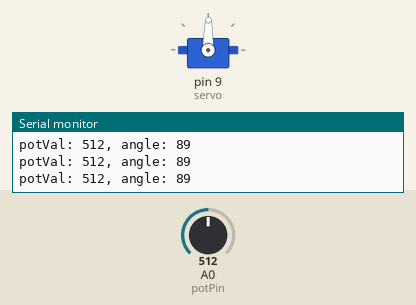
Recording of a sketch running on a simulated Arduino Uno, built with avr-gcc and run on an emulated ATmega328P. Shown: servo, the last lines printed to the serial monitor. The test bench sets the inputs (shaded band); at power-on: A0 (potPin) = 512.

Above: at 1.2 s.
1.3 s: A0 (potPin) set to 558
At 2.3 s:
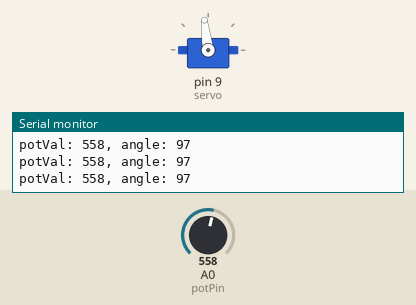
4.3 s: A0 (potPin) set to 578
At 5.5 s:
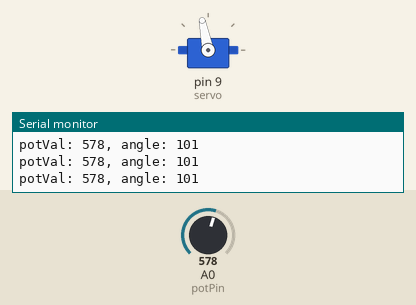
5.8 s: A0 (potPin) set to 306
At 7.0 s:
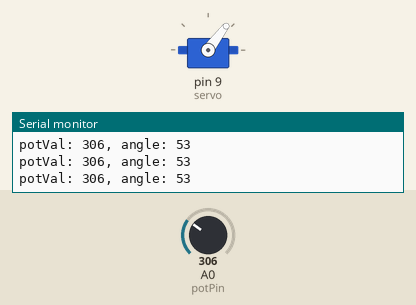
7.3 s: A0 (potPin) set to 716
At 8.1 s:
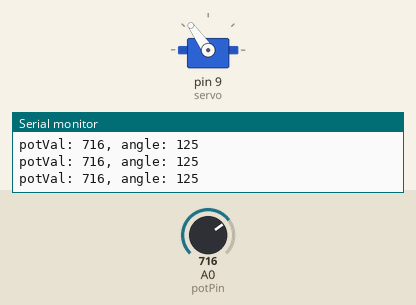
8.8 s: A0 (potPin) set to 0
At 9.7 s:
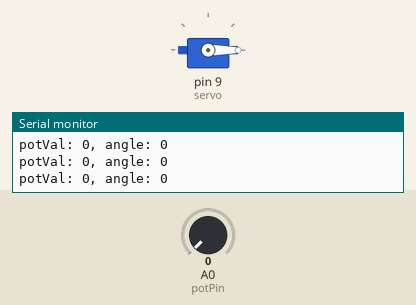
10.3 s: A0 (potPin) set to 8
At 11.1 s:
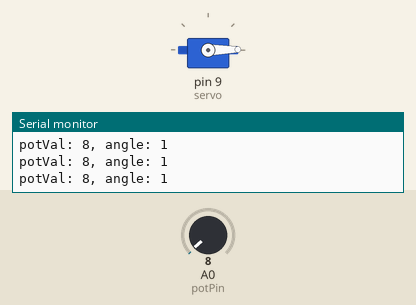
13.3 s: A0 (potPin) set to 11
Timing chart, 0 to 16.3 s (numbered marks = the images above; inputs shaded):
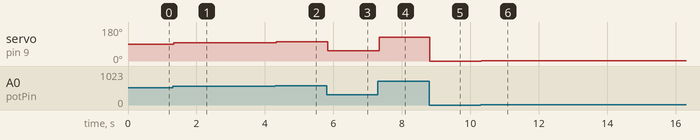

The sketch:

mood-cue.ino
```cpp
#include <Servo.h>

Servo servo;
int const potPin = A0;
int potVal;
int angle;

void setup() {
  servo.attach(9);
  Serial.begin(9600);
}

void loop() {
  potVal = analogRead(potPin);
  angle = map(potVal, 0, 1023, 0, 179);
  Serial.print("potVal: ");
  Serial.print(potVal);
  Serial.print(", angle: ");
  Serial.println(angle);
  servo.write(angle);
  delay(15);
}
```

Measured:
- after the input at 1.3 s, servo on pin 9 (servo): 89° → 97° at once
- after the input at 4.3 s, servo on pin 9 (servo): 97° → 101° at once
- after the input at 5.8 s, servo on pin 9 (servo): 101° → 53° at once
- after the input at 7.3 s, servo on pin 9 (servo): 53° → 125° at once
- after the input at 8.8 s, servo on pin 9 (servo): 125° → 0° at once
- after the input at 10.3 s, servo on pin 9 (servo): 0° → 1° at once
